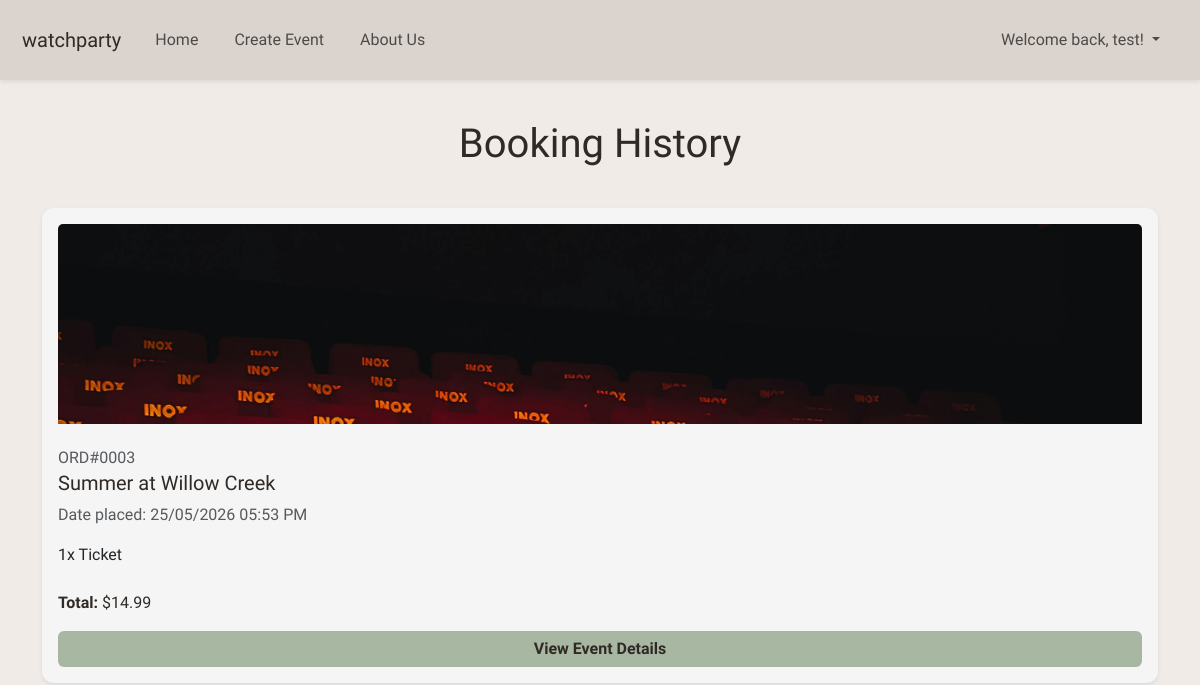
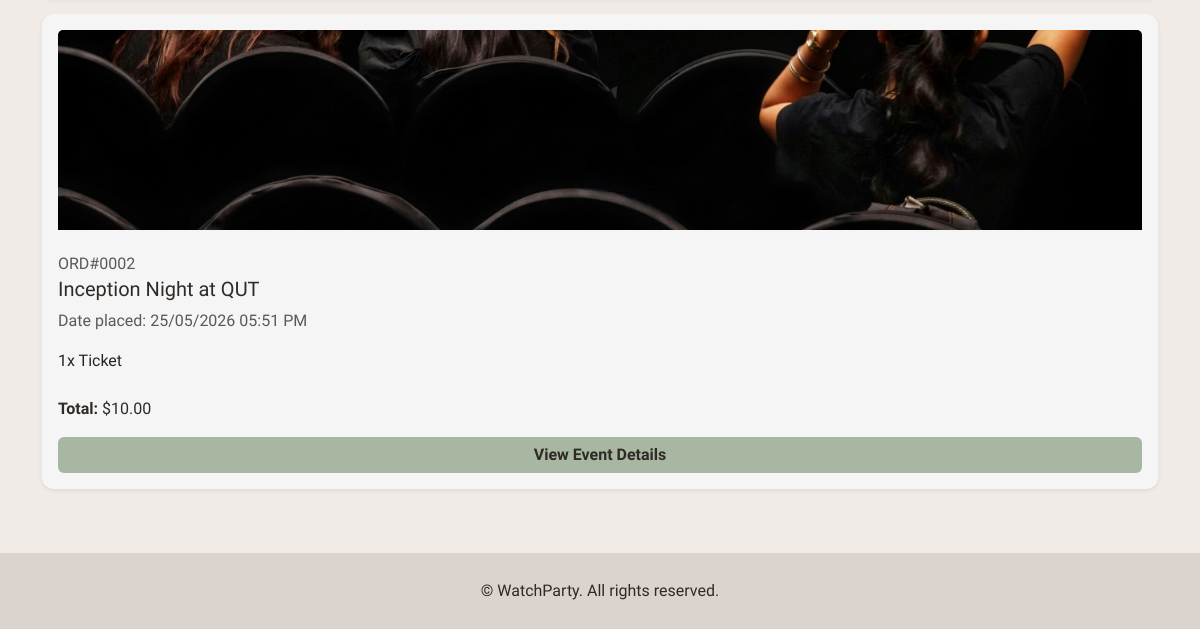
/bookings (signed in), run on an earlier commit of the app's database (2 pictures, top to bottom).
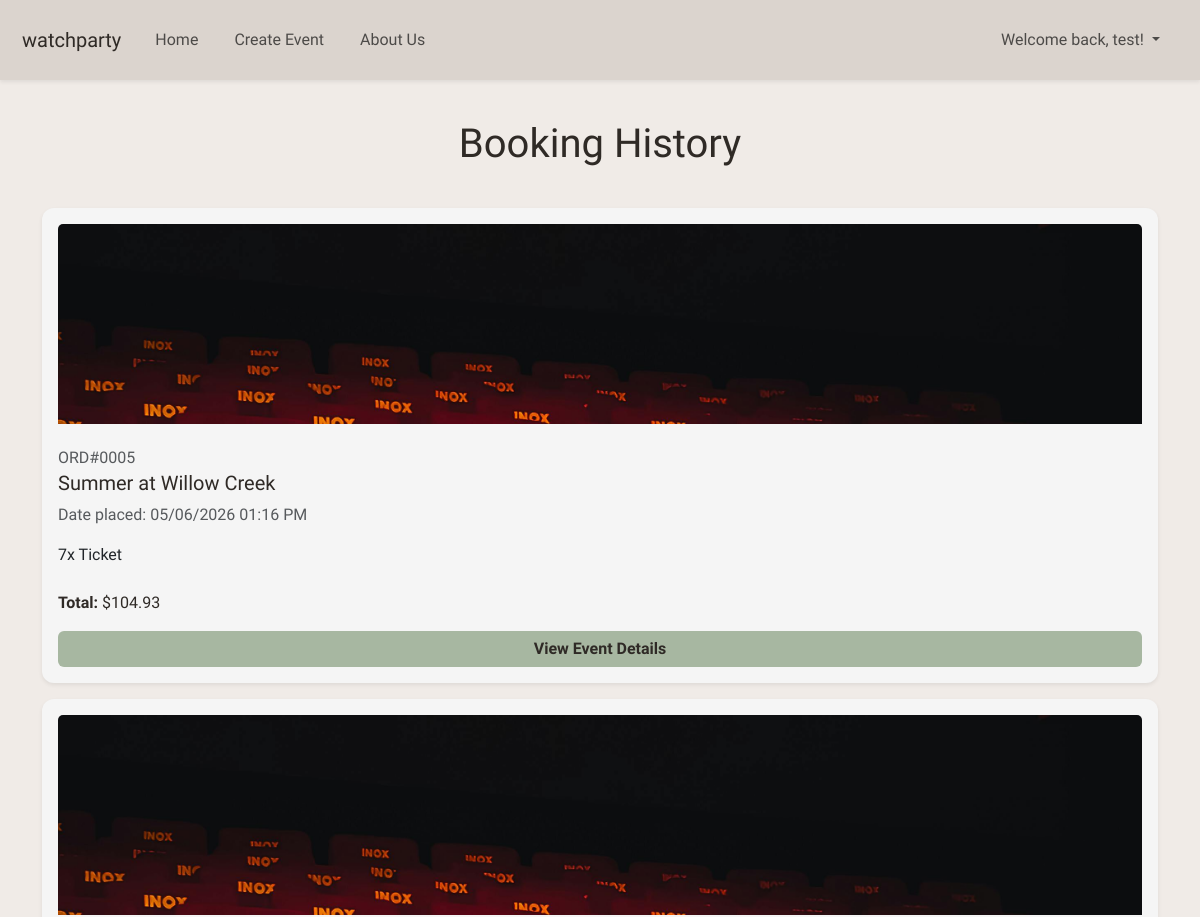
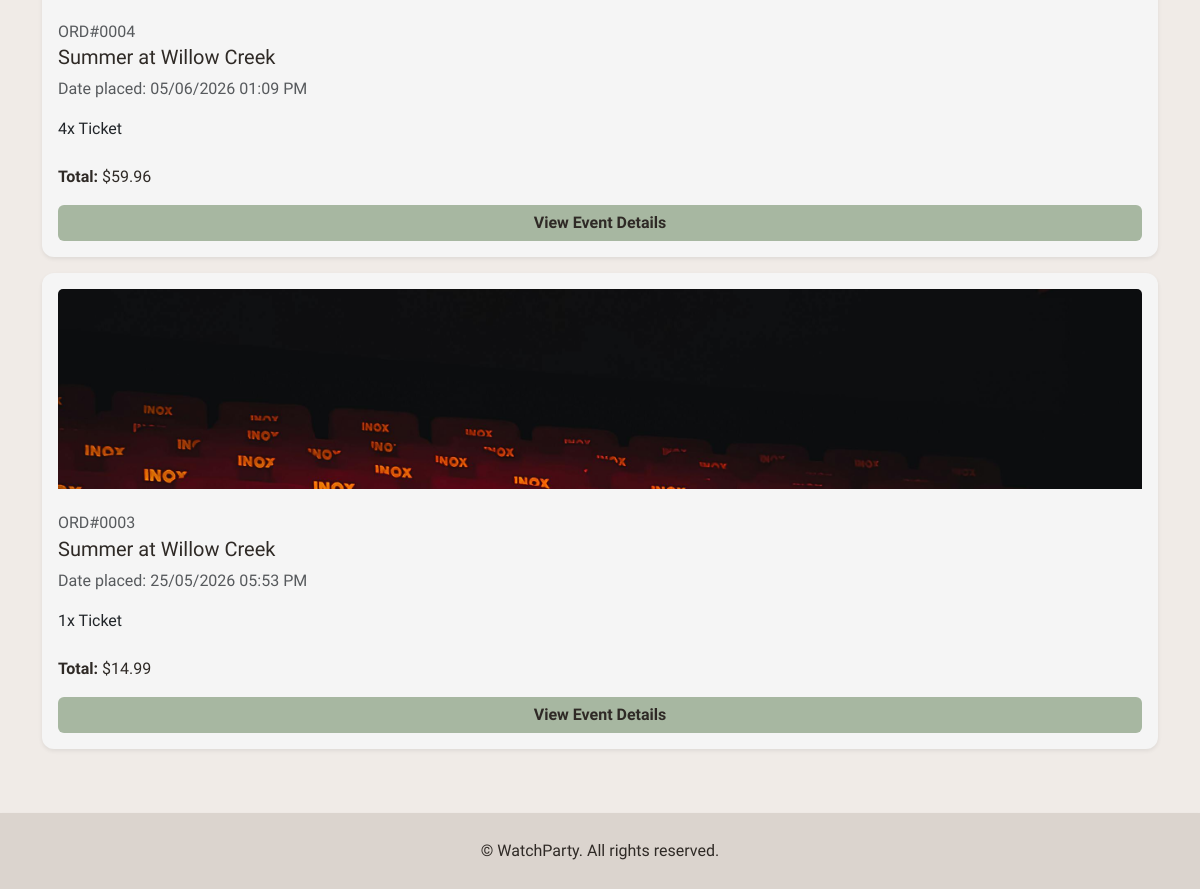
And on a later commit of the database (2 pictures, top to bottom).
### website/models.py (models this page shows, shortened)
class User(db.Model, UserMixin):
    __tablename__ = 'user'
    id = db.Column(db.Integer, primary_key=True)
    name = db.Column(db.String(100), nullable=False)
    contact_number = db.Column(db.String(20), nullable=False)
    street_address = db.Column(db.String(255), nullable=False)
    email = db.Column(db.String(100), nullable=False, unique=True)
    password_hash = db.Column(db.String(255), nullable=False)
    comments = db.relationship('Comment', backref='user', lazy=True)
    orders = db.relationship('Booking', backref='user', lazy=True)
    events = db.relationship('Event', backref='owner', lazy=True)

class Booking(db.Model):
    __tablename__ = 'booking'
    id = db.Column(db.Integer, primary_key=True)
    quantity = db.Column(db.Integer, nullable=False, default=1)
    created_at = db.Column(db.DateTime, default=datetime.utcnow)
    user_id = db.Column(db.Integer, db.ForeignKey('user.id'), nullable=False)
    event_id = db.Column(db.Integer, db.ForeignKey('event.id'), nullable=False)

class Event(db.Model):
    __tablename__ = 'event'
    id = db.Column(db.Integer, primary_key=True)
    title = db.Column(db.String(150), nullable=False)
    description = db.Column(db.Text, nullable=False)
    genre = db.Column(db.String(50))
    rating = db.Column(db.String(10))
    ticket_price = db.Column(db.Float)
    tickets_available = db.Column(db.Integer)
    location = db.Column(db.String(120), nullable=False)
    date = db.Column(db.DateTime)
    image = db.Column(db.String(255))
    owner_id = db.Column(db.Integer, db.ForeignKey('user.id'), nullable=True)
    is_cancelled = db.Column(db.Boolean, default=False, nullable=False)
    acknowledgement_type = db.Column(db.String(20), default='none', nullable=False)
    acknowledgement_text = db.Column(db.Text, nullable=True)
    comments = db.relationship('Comment', backref='event', cascade='all, delete-orphan', passive_deletes=True, lazy=True)
    orders = db.relationship('Booking', backref='event', cascade='all, delete-orphan', passive_deletes=True, lazy=True)

### website/bookings.py (the view)
@bookings_bp.route('/bookings', methods=['GET'])
@login_required
def show_bookings():
    bookings = Booking.query.filter_by(
        user_id=current_user.id
    ).order_by(Booking.created_at.desc()).all()
    return render_template('booking_history.html', bookings=bookings)

### website/__init__.py (called while the page is built)
def create_app():
    app = Flask(__name__)
    app.debug = True
    app.secret_key = 'somesecretkey'
    app.config['SQLALCHEMY_DATABASE_URI'] = 'sqlite:///sitedata.db'
    app.config['SQLALCHEMY_TRACK_MODIFICATIONS'] = False
    db.init_app(app)
    Bootstrap5(app)
    login_manager = LoginManager()
    login_manager.login_view = 'auth.login'
    login_manager.init_app(app)
    from .models import User
    @login_manager.user_loader
    def load_user(user_id):
        return db.session.scalar(db.select(User).where(User.id==user_id))
    from . import home, bookings, auth, about
    app.register_blueprint(home.home_bp)
    app.register_blueprint(bookings.bookings_bp)
    app.register_blueprint(auth.auth_bp)
    app.register_blueprint(about.about_bp)
    return app

### website/templates/booking_history.html (shortened to what this page needs)
{% extends "base.html" %}
{% block content %}
<div class="container mt-4">
    <h1 class="mb-4 text-center py-3">Booking History</h1>
    <div class="row g-5">
        <div class="col-12">
            {% if bookings %}
            {% for booking in bookings %}
            <div class="card event-card shadow-sm mb-3">
                <div class="card-body d-flex flex-column">
                    <img src="{{ url_for('static', filename='images/' + booking.event.image) }}"
                         class="card-img-top booking-img mb-4"
                         style="object-fit: cover; max-height: 200px;"
                         alt="Image for {{ booking.event.title }}">
                    <h6 class="text-muted mb-1">ORD#{{ "%04d"|format(booking.id) }}</h6>
                    <h5 class="card-title">{{ booking.event.title }}</h5>
                    <p class="text-body-secondary mb-2">
                        Date placed: {{ booking.created_at.strftime('%d/%m/%Y %I:%M %p') }}
                    </p>
                    <ul class="list-group list-group-flush mb-3">
                        <li class="list-group-item px-0">{{ booking.quantity }}x Ticket</li>
                    </ul>
                    <p class="mt-auto">
                        <b>Total:</b> ${{ "%.2f"|format(booking.quantity * booking.event.ticket_price) }}
                    </p>
                    <a href="{{ url_for('home.event_detail', event_id=booking.event.id) }}" class="btn btn-primary">
                        View
                        Event Details
                    </a>
                </div>
            </div>
            {% endfor %}
            {% endif %}
        </div>
    </div>
</div>
{% endblock %}

### website/templates/base.html (shortened to what this page needs)
<html>
<head>
    <link href="https://cdn.jsdelivr.net/npm/bootstrap@5.3.2/dist/css/bootstrap.min.css" rel="stylesheet"
>
    <link rel="stylesheet" href="{{ url_for('static', filename='css/style.css') }}">
    <link rel="stylesheet" href="https://cdn.jsdelivr.net/npm/bootstrap-icons@1.11.0/font/bootstrap-icons.css">
</head>
<body class="d-flex flex-column min-vh-100">
    <header>
        <nav class="navbar fixed-top navbar-expand-lg bg-body-tertiary shadow-sm">
            <div class="container-fluid">
                <a class="navbar-brand" href="#">watchparty</a>
                <div class="collapse navbar-collapse" id="navbarNavDropdown">
                    <ul class="navbar-nav list-unstyled">
                        <li class="nav-item">
                            <a class="nav-link" href="{{url_for('home.view_events')}}">Home</a>
                        </li>
                        <li class="nav-item">
                            <a class="nav-link" href="{{url_for('home.create_event')}}">Create Event</a>
                        </li>
                        <li class="nav-item">
                            <a class="nav-link" href="{{ url_for('about.show_about') }}">About Us</a>
                        </li>
                    </ul>
                    <ul class="navbar-nav ms-lg-auto align-items-lg-center">
                        {% if current_user.is_authenticated %}
                        <li class="nav-item dropdown">
                            <a class="nav-link dropdown-toggle" role="button" data-bs-toggle="dropdown"
                                aria-expanded="false">
                                Welcome back, {{ current_user.name }}!
                            </a>
                        </li>
                        {% endif %}
                    </ul>
                </div>
            </div>
        </nav>
        <div class="toast-container position-fixed top-0 end-0 p-3">
        </div>
    </header>
    <main class="flex-grow-1">
        {% block content %}
        {% endblock %}
    </main>
    <footer class="mt-5 shadow-sm">
        <div class="container-fluid py-3 text-center ">
            <p class="mb-0">© WatchParty. All rights reserved.</p>
        </div>
    </footer>
</body>
</html>

### website/static/css/style.css (style rules this page uses)
body { font-family: "Quicksand", sans-serif !important; font-weight: 400; background: #F0EBE7; padding-top: 80px; }
body, h1, h2, h3, h4, h5, h6, p, a, li, span, .navbar-brand { color: #2F2A26; }
header, h1, h2, h3, h4, h5, h6 { font-family: "Momo Trust Display", sans-serif !important; font-weight: 400; }
.btn, .btn-outline-primary, .btn-outline-secondary { background-color: #A7B7A1; color: #2F2A26; border: none; font-family: "Quicksand", sans-serif; font-weight: 700; }
.navbar, footer { background: #DBD4CE !important; padding: 10px; backdrop-filter: blur() }
.navbar li { list-style: none; padding: 10px; color: #2F2A26; }
.card, .detail-card { background-color: #F5F5F5; color: #2F2A26 !important; }
.card li { background-color: #F5F5F5; }
.event-card { border: none; border-radius: 12px; overflow: hidden; transition: transform 0.2s ease, box-shadow 0.2s ease; }
.booking-img { width: 100%; height: 200px; object-fit: cover; }

What changed in the data, as far as the page shows it:
removed Booking: image (picture), id "0002", event "Inception Night at QUT", created_at "25/05/2026 05:51 PM", quantity "1", booking.quantity*booking.event.ticket_price "10.00"
added Booking: image (picture), id "0005", event "Summer at Willow Creek", created_at "05/06/2026 01:16 PM", quantity "7", booking.quantity*booking.event.ticket_price "104.93"
added Booking: image (picture), id "0004", event "Summer at Willow Creek", created_at "05/06/2026 01:09 PM", quantity "4", booking.quantity*booking.event.ticket_price "59.96"
